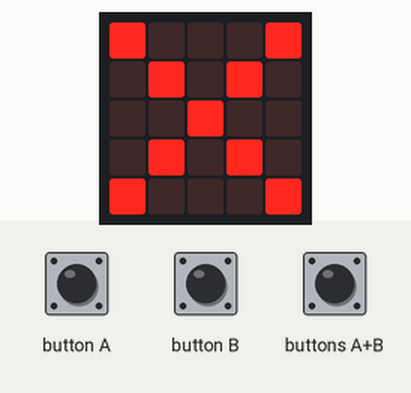
A program run on a simulated BBC micro:bit (MakeCode). Parts: the board's 5×5 LED display. Inputs (shaded band) come from the test bench.

Above: at 1.2 s.
1.3 s: button B pressed for 0.15 s
At 2.7 s:
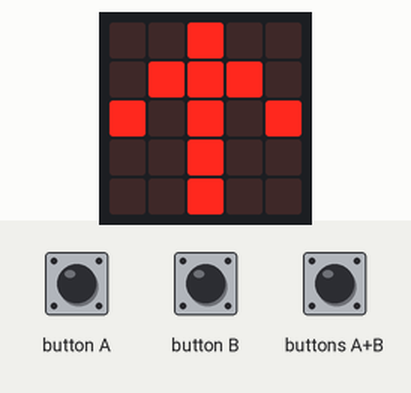
3.1 s: button B pressed for 0.15 s
At 4.5 s:
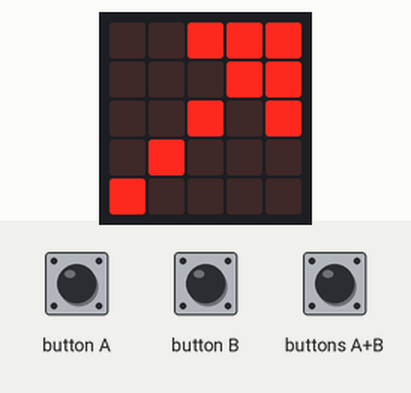
4.8 s: button B pressed for 0.15 s
At 6.2 s:
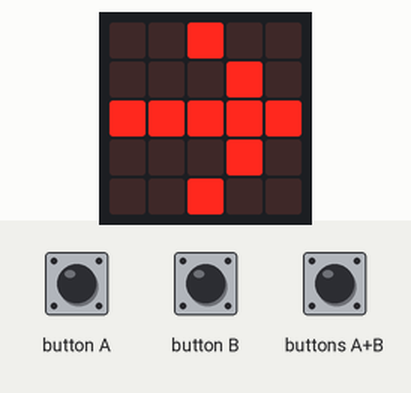
6.5 s: button B pressed for 0.15 s
At 7.9 s:
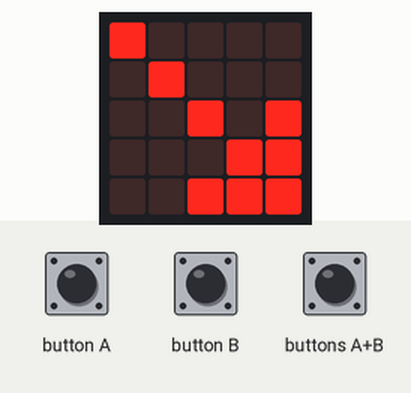
8.2 s: button B pressed for 0.15 s
At 9.6 s:
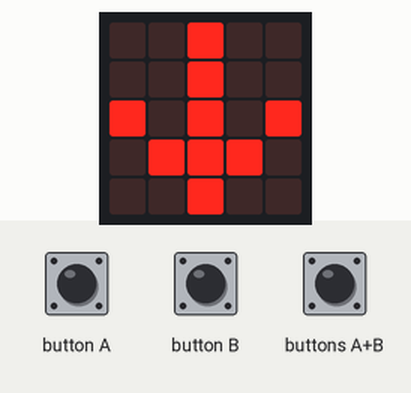
9.9 s: button B pressed for 0.15 s
At 10.3 s:
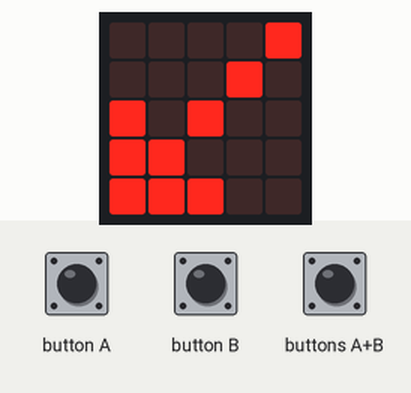
Timing chart, 0 to 12.5 s (numbered marks = the images above; inputs shaded):
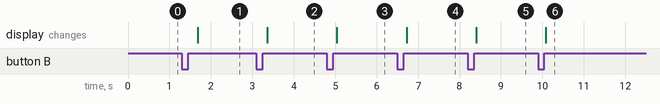

The program:

main.ts
```typescript
input.onButtonPressed(Button.A, function () {
    radio.sendNumber(Direcion)
})
input.onButtonPressed(Button.AB, function () {
    Direcion = 0
    radio.sendNumber(0)
})
input.onButtonPressed(Button.B, function () {
    Direcion += 1
})
let Direcion = 0
radio.setGroup(1)
Direcion = 0
basic.forever(function () {
    if (Direcion == 0) {
        images.iconImage(IconNames.No).showImage(0)
    } else if (Direcion == 1) {
        images.arrowImage(ArrowNames.North).showImage(0)
    } else if (Direcion == 2) {
        images.arrowImage(ArrowNames.NorthEast).showImage(0)
    } else if (Direcion == 3) {
        images.arrowImage(ArrowNames.East).showImage(0)
    } else if (Direcion == 4) {
        images.arrowImage(ArrowNames.SouthEast).showImage(0)
    } else if (Direcion == 5) {
        images.arrowImage(ArrowNames.South).showImage(0)
    } else if (Direcion == 6) {
        images.arrowImage(ArrowNames.SouthWest).showImage(0)
    } else if (Direcion == 7) {
        images.arrowImage(ArrowNames.West).showImage(0)
    } else if (Direcion == 8) {
        images.arrowImage(ArrowNames.NorthWest).showImage(0)
    } else {
        Direcion = 1
    }
})
```

test.ts
```typescript
// aquí va el archivo "tests"; esto no se compilará cuando este paquete se utilice como una extensión.
```

Measured:
- after the input at 1.3 s, the display: changes after 0.38 s (image 1)
- after the input at 3.1 s, the display: changes after 0.26 s (image 2)
- after the input at 4.8 s, the display: changes after 0.24 s (image 3)
- after the input at 6.5 s, the display: changes after 0.22 s (image 4)
- after the input at 8.2 s, the display: changes after 0.20 s (image 5)
- after the input at 9.9 s, the display: changes after 0.18 s (image 6)
